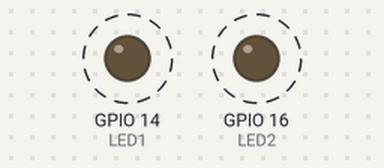
The sketch below on a simulated ESP32. Shown: output pins drawn as LEDs (lit = HIGH). Dashed ring = blinking.

Above: at 0.12 s.
Timing chart, 0 to 3.0 s (numbered marks = the images above):
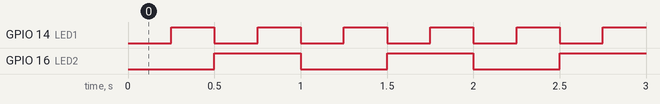

Measured:
- by itself, GPIO 14 (LED1): alternates HIGH for 0.25 s and LOW for 0.25 s
- by itself, GPIO 16 (LED2): alternates HIGH for 0.50 s and LOW for 0.50 s
- by itself, everything shown: repeats every 1.0 s, in 4 steps

The sketch:

esp32_freertos_compare_code.ino
```cpp
#define LED1 14
#define LED2 16

unsigned long prevTime1=0;
unsigned long prevTime2=0;


void setup()
{
  pinMode(LED1,OUTPUT);
  pinMode(LED2,OUTPUT);
}

void loop()
{
  unsigned long now=millis();

  if(now-prevTime1>=250)
  {
    digitalWrite(LED1,!digitalRead(LED1));
    prevTime1=now;
  }

  if(now-prevTime2>=500)
  {
    digitalWrite(LED2,!digitalRead(LED2));
    prevTime2=now;
  }
}
```
